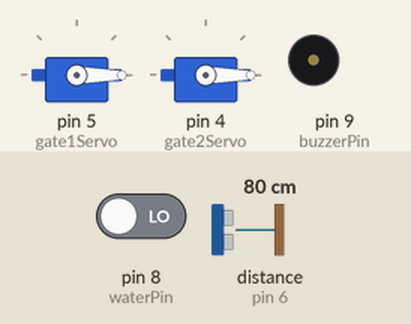
Simulated run of this sketch. Board: Arduino Uno, built with avr-gcc and run on an emulated ATmega328P. Shown: 2 × servo, buzzer (waves = sounding, pin HIGH). Wiring (inferred from the names in the program): ultrasonic range finder: trigger pin 7; echo pin 6. The test bench sets the inputs (shaded band); at power-on: pin 8 (waterPin) LOW, distance to the obstacle (sensor on pin 6) 80 cm. The echo pulse lasts 58.3 µs per cm; pins used as bus, display or sensor lines are not drawn; what the sketch prints to the serial monitor is not drawn.

Above: at 1.8 s.
1.9 s: pin 8 (waterPin) driven HIGH
At 2.7 s:
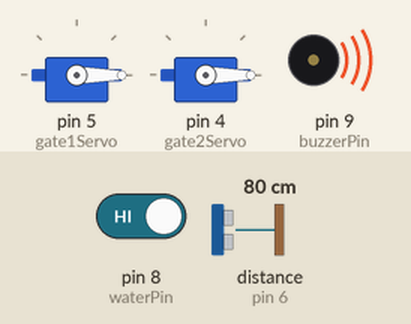
6.0 s: distance to the obstacle (sensor on pin 6) set to 23 cm
8.5 s: distance to the obstacle (sensor on pin 6) set to 18 cm
Timing chart, 0 to 18.6 s (numbered marks = the images above; inputs shaded):
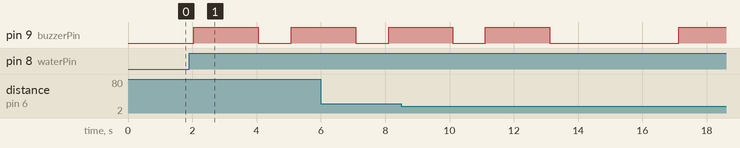

The sketch:

TOLL_GATE_WITH_WATER_LEVEL.ino
```cpp
// #include <Servo.h>

// Servo gateServo;

// // Pin configuration
// const int trigPin = 7;     // Ultrasonic trigger
// const int echoPin = 6;     // Ultrasonic echo
// const int waterPin = 8;    // Water level sensor
// const int buzzerPin = 9;   // Buzzer

// // Parameters
// const int distanceThreshold = 20;  // Distance (cm) for vehicle detection
// long duration;
// int distance;
// int waterState = 0;

// void setup() {
//   Serial.begin(9600);

//   pinMode(trigPin, OUTPUT);
//   pinMode(echoPin, INPUT);
//   pinMode(waterPin, INPUT);
//   pinMode(buzzerPin, OUTPUT);

//   gateServo.attach(5);     // Servo signal pin
//   gateServo.write(0);      // Start with gate closed

//   Serial.println("🚧 Smart Toll Gate System Initialized 🚧");
// }

// void loop() {
//   // Read water level sensor
//   waterState = digitalRead(waterPin);

//   if (waterState == HIGH) {
//     // Water detected
//     Serial.println("⚠️ Water detected! Gate closing & buzzer ON.");

//     gateServo.write(0);     // Close gate
//     digitalWrite(buzzerPin, HIGH);  // Turn buzzer ON
//     delay(2000);            // Buzzer for 2 seconds
//     digitalWrite(buzzerPin, LOW);   // Turn buzzer OFF

//     delay(1000);            // Small pause before next reading
//   }
//   else {
//     // Water level normal — operate toll based on vehicle detection
//     digitalWrite(buzzerPin, LOW);

//     // Ultrasonic distance measurement
//     digitalWrite(trigPin, LOW);
//     delayMicroseconds(2);
//     digitalWrite(trigPin, HIGH);
//     delayMicroseconds(10);
//     digitalWrite(trigPin, LOW);

//     duration = pulseIn(echoPin, HIGH);
//     distance = duration * 0.034 / 2;  // Convert time to distance (cm)

//     Serial.print("Distance: ");
//     Serial.print(distance);
//     Serial.println(" cm");

//     if (distance < distanceThreshold) {
//       Serial.println("🚗 Vehicle detected — Opening gate...");
//       gateServo.write(90);  // Open gate
//       delay(3000);          // Keep gate open for 3 seconds
//       gateServo.write(0);   // Close gate
//       Serial.println("Gate closed.");
//     } else {
//       gateServo.write(0);   // Keep gate closed
//     }

//     delay(1000);
//   }
// }


#include <Servo.h>

// --- Servo Objects ---
Servo gate1Servo;
Servo gate2Servo;

// --- Pin Configuration ---
const int trigPin = 7;     // Ultrasonic Trigger
const int echoPin = 6;     // Ultrasonic Echo
const int waterPin = 8;    // Water Level Sensor
const int buzzerPin = 9;   // Buzzer

// --- Parameters ---
const int distanceThreshold = 20;  // Vehicle detection distance (cm)
long duration;
int distance;
int waterState = 0;

void setup() {
  Serial.begin(9600);

  pinMode(trigPin, OUTPUT);
  pinMode(echoPin, INPUT);
  pinMode(waterPin, INPUT);
  pinMode(buzzerPin, OUTPUT);

  // Attach servos
  gate1Servo.attach(5);   // Gate 1 servo on pin 5
  gate2Servo.attach(4);   // Gate 2 servo on pin 4

  // Start with gates closed
  gate1Servo.write(0);
  gate2Servo.write(0);

  Serial.println("🚧 Smart Toll Gate System Initialized 🚧");
}

void loop() {
  // --- Measure Distance using Ultrasonic Sensor ---
  digitalWrite(trigPin, LOW);
  delayMicroseconds(2);
  digitalWrite(trigPin, HIGH);
  delayMicroseconds(10);
  digitalWrite(trigPin, LOW);

  duration = pulseIn(echoPin, HIGH);
  distance = duration * 0.034 / 2;  // Convert to cm

  // --- Read Water Level Sensor ---
  waterState = digitalRead(waterPin);

  Serial.print("Distance: ");
  Serial.print(distance);
  Serial.print(" cm | Water: ");
  Serial.println(waterState == HIGH ? "DETECTED" : "LOW");

  // --- Condition 1: Water Detected Only ---
  if (waterState == HIGH && distance >= distanceThreshold) {
    Serial.println("⚠️ Water detected — Closing gates & buzzer ON.");
    gate1Servo.write(0);
    gate2Servo.write(0);
    digitalWrite(buzzerPin, HIGH);
    delay(2000);
    digitalWrite(buzzerPin, LOW);
  }

  // --- Condition 2: Vehicle Detected, Water Normal ---
  else if (waterState == LOW && distance < distanceThreshold) {
    Serial.println("🚗 Vehicle detected — Opening gates...");
    gate1Servo.write(90);   // Open both gates
    gate2Servo.write(90);
    delay(3000);            // Keep open for 3 sec
    gate1Servo.write(0);
    gate2Servo.write(0);    // Close both gates
    Serial.println("Gates closed.");
  }

  // --- Condition 3: Vehicle + Water Detected Together ---
  else if (waterState == HIGH && distance < distanceThreshold) {
    Serial.println("🚨 ALERT: Vehicle + Water detected!");
    digitalWrite(buzzerPin, HIGH);
    delay(2000);
    digitalWrite(buzzerPin, LOW);

    Serial.println("Closing gates after 3 seconds...");
    delay(3000);
    gate1Servo.write(0);
    gate2Servo.write(0);
    Serial.println("Gates closed due to combined condition!");
  }

  // --- Default: Safe State ---
  else {
    gate1Servo.write(0);
    gate2Servo.write(0);
    digitalWrite(buzzerPin, LOW);
  }

  delay(1000); // Stability delay
}


// // Import the Servo library
// #include <Servo.h>

// // --- Define Pin Numbers ---
// const int TRIG_PIN = 10;
// const int ECHO_PIN = 9;
// const int SERVO_PIN = 11;
// const int MOISTURE_PIN = A0;

// // --- Define Constants ---
// // Threshold for moisture. You will need to test this value.
// // Wet items will give a lower reading (e.g., < 400-500)
// // Dry items will give a higher reading (e.g., > 600-700)
// const int WET_THRESHOLD = 500;

// // Distance (in cm) to trigger the sensor.
// const int DISTANCE_THRESHOLD = 20;

// // Servo positions
// const int SERVO_START_POS = 90; // Neutral position
// const int SERVO_DRY_POS = 45;   // Position for dry waste
// const int SERVO_WET_POS = 135;  // Position for wet waste

// // --- Global Variables ---
// long duration;
// int distance;

// // Create a servo object
// Servo sorterServo;

// void setup() {
//   // Initialize Serial Monitor for debugging
//   Serial.begin(9600);

//   // Initialize pins
//   pinMode(TRIG_PIN, OUTPUT);
//   pinMode(ECHO_PIN, INPUT);

//   // The moisture sensor pin (A0) is an analog input,
//   // no explicit pinMode is required, but good practice.
//   pinMode(MOISTURE_PIN, INPUT);

//   // Attach the servo to its pin
//   sorterServo.attach(SERVO_PIN);

//   // Move servo to the starting neutral position
//   sorterServo.write(SERVO_START_POS);
//   Serial.println("Smart Dustbin Ready!");
//   delay(1000);
// }

// void loop() {
//   // 1. Check for presence using the Ultrasonic Sensor
//   distance = getDistance();

//   Serial.print("Distance: ");
//   Serial.print(distance);
//   Serial.println(" cm");

//   // If an object is detected within the threshold
//   if (distance < DISTANCE_THRESHOLD) {
//     Serial.println("Object detected!");

//     // Wait a moment for the object to be placed
//     delay(1500); // 1.5 second delay

//     // 2. Check if the waste is wet or dry
//     int moistureValue = analogRead(MOISTURE_PIN);
//     Serial.print("Moisture Value: ");
//     Serial.println(moistureValue);

//     // 3. Sort the waste based on moisture
//     if (moistureValue < WET_THRESHOLD) {
//       // It's WET
//       Serial.println("Result: WET Waste");
//       sorterServo.write(SERVO_WET_POS);
//     } else {
//       // It's DRY
//       Serial.println("Result: DRY Waste");
//       sorterServo.write(SERVO_DRY_POS);
//     }

//     // 4. Wait for the waste to fall
//     delay(3000); // Hold position for 3 seconds

//     // 5. Return to neutral position
//     sorterServo.write(SERVO_START_POS);
//     Serial.println("Returning to neutral. Waiting for next item...");

//     // Wait a bit before checking again to avoid multiple triggers
//     delay(2000);
//   }

//   // Small delay to make the loop more stable
//   delay(100);
// }

// /**
//  * @brief Measures distance using the HC-SR04 sensor.
//  * @return The distance in centimeters (cm).
//  */
// int getDistance() {
//   // Clear the trigPin
//   digitalWrite(TRIG_PIN, LOW);
//   delayMicroseconds(2);

//   // Send a 10 microsecond pulse to trigger the sensor
//   digitalWrite(TRIG_PIN, HIGH);
//   delayMicroseconds(10);
//   digitalWrite(TRIG_PIN, LOW);

//   // Read the echoPin, which returns the sound wave travel time in microseconds
//   duration = pulseIn(ECHO_PIN, HIGH);

//   // Calculate the distance
//   // Speed of sound wave divided by 2 (go and return)
//   // 343 m/s = 0.0343 cm/us
//   distance = duration * 0.0343 / 2;

//   return distance;
// }
```

Measured:
- after the input at 1.9 s, pin 9 (buzzerPin): LOW → HIGH after 0.15 s, → LOW 2.0 s later, → HIGH 1.0 s later
